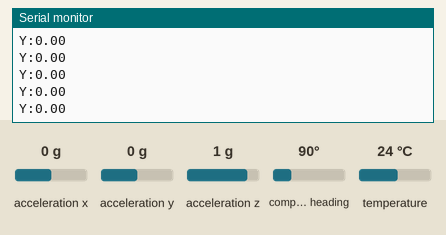
Recording of a sketch running on a simulated Arduino Uno, built with avr-gcc and run on an emulated ATmega328P. Parts: the last lines printed to the serial monitor. The inputs (shaded band) are chosen by the test bench; at power-on: acceleration x 0 g, acceleration y 0 g, acceleration z 1 g, compass heading 90°, temperature 24 °C.

Above: at 1.2 s.
1.3 s: acceleration x set to -1.4 g
At 1.41 s:
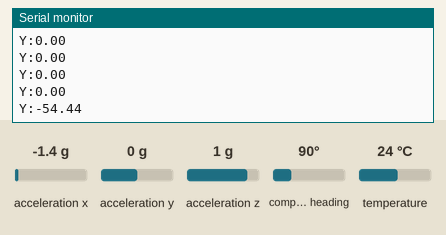
2.8 s: acceleration y set to -1.4 g
At 2.84 s:
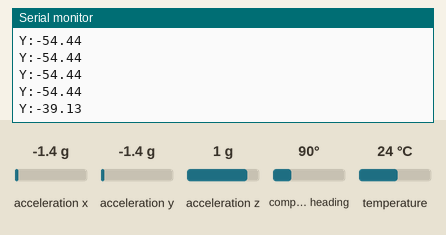
4.3 s: acceleration z set to -1.4 g
At 4.37 s:
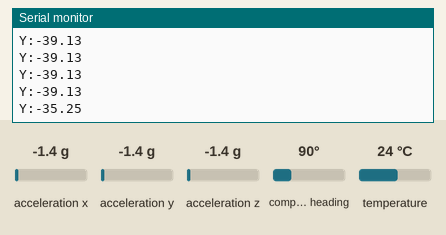
Timing chart, 0 to 7.3 s (numbered marks = the images above; inputs shaded):
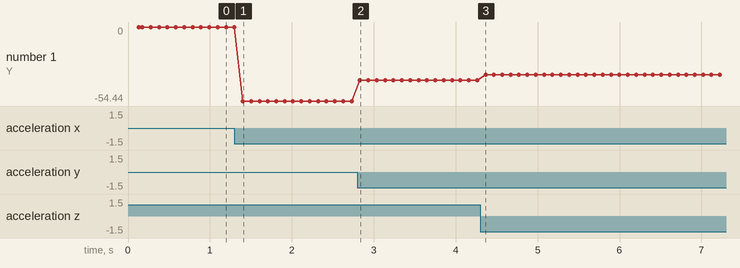

Measured:
- after the input at 1.3 s, the serial monitor: prints a new line after 0.10 s (image 1)
- after the input at 2.8 s, the serial monitor: prints a new line at once (image 2)
- after the input at 4.3 s, the serial monitor: prints a new line after 0.06 s (image 3)
- plotted number 1: 0 → -54.44 after the input at 1.3 s, -54.44 → -39.13 after the input at 2.8 s, -39.13 → -35.25 after the input at 4.3 s

The sketch:

rawdata.ino
```cpp
#include <Wire.h>
#include <Adafruit_Sensor.h>
#include <Adafruit_BNO055.h>
#include <utility/imumaths.h>

/* This driver reads raw data from the BNO055

   Connections
   ===========
   Connect SCL to analog 5
   Connect SDA to analog 4
   Connect VDD to 3.3V DC
   Connect GROUND to common ground

   History
   =======
   2015/MAR/03  - First release (KTOWN)
*/

/* Set the delay between fresh samples */
#define BNO055_SAMPLERATE_DELAY_MS (100)

// Check I2C device address and correct line below (by default address is 0x29 or 0x28)
//                                   id, address
Adafruit_BNO055 bno = Adafruit_BNO055(-1, 0x28);

/**************************************************************************/
/*
    Arduino setup function (automatically called at startup)
*/
/**************************************************************************/
void setup()
{
  Serial.begin(9600);
  Serial.println("Orientation Sensor Raw Data Test");
  Serial.println("");

  /* Initialise the sensor */
  if(!bno.begin())
  {
    /* There was a problem detecting the BNO055 ... check your connections */
    Serial.print("Ooops, no BNO055 detected ... Check your wiring or I2C ADDR!");
    while(1);
  }

  //delay(1000);

  /* Display the current temperature */
  int8_t temp = bno.getTemp();
  Serial.print("Current Temperature: ");
  Serial.print(temp);
  Serial.println(" C");
  Serial.println("");

  bno.setExtCrystalUse(true);

  Serial.println("Calibration status values: 0=uncalibrated, 3=fully calibrated");
}

/**************************************************************************/
/*
    Arduino loop function, called once 'setup' is complete (your own code
    should go here)
*/
/**************************************************************************/
void loop()
{
  // Possible vector values can be:
  // - VECTOR_ACCELEROMETER - m/s^2
  // - VECTOR_MAGNETOMETER  - uT
  // - VECTOR_GYROSCOPE     - rad/s
  // - VECTOR_EULER         - degrees
  // - VECTOR_LINEARACCEL   - m/s^2
  // - VECTOR_GRAVITY       - m/s^2
  imu::Vector<3> euler = bno.getVector(Adafruit_BNO055::VECTOR_EULER);

  /* Display the floating point data */
  Serial.print("Y:");
  Serial.print(euler.y());
  Serial.println("");

  /*
  // Quaternion data
  imu::Quaternion quat = bno.getQuat();
  Serial.print("qW: ");
  Serial.print(quat.w(), 4);
  Serial.print(" qX: ");
  Serial.print(quat.x(), 4);
  Serial.print(" qY: ");
  Serial.print(quat.y(), 4);
  Serial.print(" qZ: ");
  Serial.print(quat.z(), 4);
  Serial.print("\t\t");
  */

  /* Display calibration status for each sensor. */
  /*uint8_t system, gyro, accel, mag = 0;
  bno.getCalibration(&system, &gyro, &accel, &mag);
  Serial.print("CALIBRATION: Sys=");
  Serial.print(system, DEC);
  Serial.print(" Gyro=");
  Serial.print(gyro, DEC);
  Serial.print(" Accel=");
  Serial.print(accel, DEC);
  Serial.print(" Mag=");
  Serial.println(mag, DEC);*/

  delay(BNO055_SAMPLERATE_DELAY_MS);
}
```
